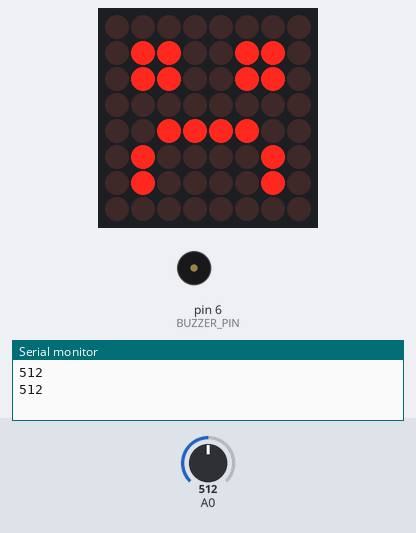
The sketch below on a simulated Arduino Uno, built with avr-gcc and run on an emulated ATmega328P. Parts: 8×8 LED matrix, buzzer (waves = sounding), the last lines printed to the serial monitor. Wiring (inferred from the names in the program): MAX7219 LED driver (orientation assumed): data pin 2; clock pin 4; CS pin 3. The inputs (shaded band) are chosen by the test bench; at power-on: A0 = 512.

Above: at 1.8 s.
1.9 s: A0 set to 491
At 2.3 s:
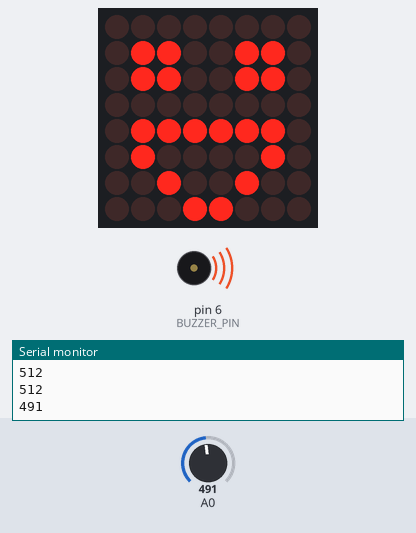
At 3.17 s:
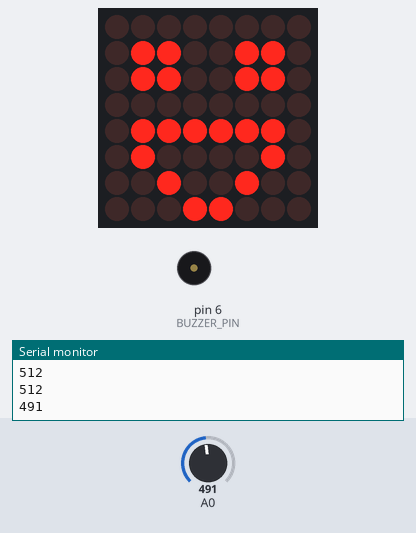
5.0 s: A0 set to 510
At 11.6 s:
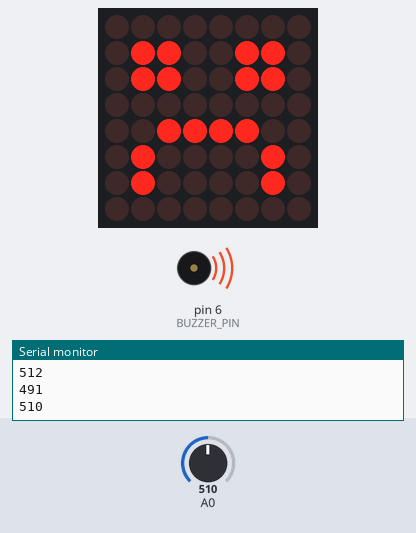
Timing chart, 0 to 13.1 s (numbered marks = the images above; inputs shaded):
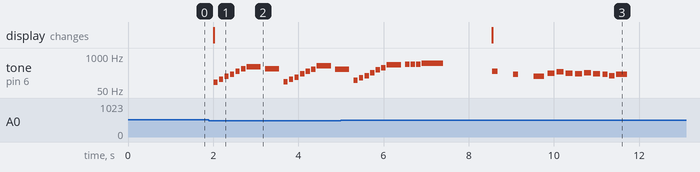

Measured:
- the behaviour switches between 501 and 500 on A0 (found by bisection; images 0 and 1)
- after the input at 1.9 s, tone on pin 6 (BUZZER_PIN): plays 98 Hz for 0.10 s, 131 Hz for 0.10 s, 165 Hz for 0.10 s, 196 Hz for 0.10 s, 262 Hz for 0.10 s, 330 Hz for 0.10 s … (16 notes in this stretch), starting after 0.11 s; the display: changes after 0.11 s (image 1)
- after the input at 5.0 s, the display: changes after 3.6 s (image 3)

The sketch:

plant_emoji.ino
```cpp
//Put the following code into arduino
#include <NewTone.h>
#include "plant_emoji.h"

long soilhumid;
int dataIn = 2;
int load = 3;
int clock = 4;

float sinVal;
int toneVal;
int alarmDuration = 0;
bool lowOnMoisture = true;


int e = 0;

void setup()
{
  Serial.begin(9600);
  pinMode(dataIn, OUTPUT);
  pinMode(clock, OUTPUT);
  pinMode(load, OUTPUT);
  pinMode(A0, INPUT);

  maxAll(max7219_reg_scanLimit, 0x07);
  maxAll(max7219_reg_decodeMode, 0x00);
  maxAll(max7219_reg_shutdown, 0x01);
  maxAll(max7219_reg_displayTest, 0x00);

  for (e=1; e<=8; e++) { maxAll(e,0); }
  maxAll(max7219_reg_intensity, 0x0f & 0x0f);
  pinMode(BUZZER_PIN, OUTPUT);
  soilhumid = 0;
}

void loop()
{

  // detect soil humidity
  soilhumid = analogRead(A0);
  Serial.println(soilhumid);

  // lack water
  if (soilhumid > HUMIDITY_THRESHOLD) {

    // sad face
    maxSingle(1,0); maxSingle(2,102); maxSingle(3,102); maxSingle(4,0); maxSingle(5,60); maxSingle(6,66); maxSingle(7,66); maxSingle(8,0);

    // Play the low humidity song
    if (lowOnMoisture == false) {
      playMusic(gameover);
      lowOnMoisture = true;
    }


  } else {

    // happy face
    maxSingle(1,0); maxSingle(2,102); maxSingle(3,102); maxSingle(4,0); maxSingle(5,126); maxSingle(6,66); maxSingle(7,36); maxSingle(8,24);// buzzer off


    // Indicate, via the Mario theme, we are good on humidity again
    if (lowOnMoisture == true) {
      playMusic(flagpole);
      lowOnMoisture = false;
    }

  }

  delay(1000);
}

// Borrowed these note arrays from https://github.com/tsukisan/Arduino/tree/master/WiiClassicSoundboard
void playMusic(const int *song) {
  if (song != NULL) {
    int numberOfNotes = song[0];

    for(int i = 1; i < (numberOfNotes * 2); i += 2) {
      int note =  song[i];
      int duration = song[i + 1];

      int durationMs = 1000 / duration;

      tone(BUZZER_PIN, note, durationMs);
      delay(durationMs * 1.30);
      noTone(BUZZER_PIN);
    }
  }
}

void putByte(byte data) {
  byte i = 8;
  byte mask;

  while(i > 0) {
    mask = 0x01 << (i - 1); // get bitmask
    digitalWrite( clock, LOW); // tick

    if (data & mask) { // choose bit
      digitalWrite(dataIn, HIGH);// send 1
    }else{
      digitalWrite(dataIn, LOW); // send 0
    }

    digitalWrite(clock, HIGH); // tock
    --i; // move to lesser bit
  }
}

void maxAll(byte reg, byte col) {
  digitalWrite(load, LOW); // begin
  putByte(reg); // specify register
  putByte(col);//((data & 0x01) * 256) + data >> 1); // put data
  digitalWrite(load, LOW);
  digitalWrite(load,HIGH);
}

void maxSingle(byte reg, byte col) {
  digitalWrite(load, LOW); // begin
  putByte(reg); // specify register
  putByte(col);//((data & 0x01) * 256) + data >> 1); // put data
  digitalWrite(load, LOW); // and load da stuff
  digitalWrite(load,HIGH);
}
```

plant_emoji.h
```cpp
#define TRANSTION_TIME     2000
#define MAX_ALARM_DURATION 10000
#define BUZZER_PIN         6
#define HUMIDITY_THRESHOLD 500

byte max7219_reg_noop = 0x00;
byte max7219_reg_digit0 = 0x01;
byte max7219_reg_digit1 = 0x02;
byte max7219_reg_digit2 = 0x03;
byte max7219_reg_digit3 = 0x04;
byte max7219_reg_digit4 = 0x05;
byte max7219_reg_digit5 = 0x06;
byte max7219_reg_digit6 = 0x07;
byte max7219_reg_digit7 = 0x08;
byte max7219_reg_decodeMode = 0x09;
byte max7219_reg_intensity = 0x0a;
byte max7219_reg_scanLimit = 0x0b;
byte max7219_reg_shutdown = 0x0c;
byte max7219_reg_displayTest = 0x0f;

#define NOTE_H   0
#define NOTE_B0  31
#define NOTE_C1  33
#define NOTE_CS1 35
#define NOTE_D1  37
#define NOTE_DS1 39
#define NOTE_E1  41
#define NOTE_F1  44
#define NOTE_FS1 46
#define NOTE_G1  49
#define NOTE_GS1 52
#define NOTE_A1  55
#define NOTE_AS1 58
#define NOTE_B1  62
#define NOTE_C2  65
#define NOTE_CS2 69
#define NOTE_D2  73
#define NOTE_DS2 78
#define NOTE_E2  82
#define NOTE_F2  87
#define NOTE_FS2 93
#define NOTE_G2  98
#define NOTE_GS2 104
#define NOTE_A2  110
#define NOTE_AS2 117
#define NOTE_B2  123
#define NOTE_C3  131
#define NOTE_CS3 139
#define NOTE_D3  147
#define NOTE_DS3 156
#define NOTE_E3  165
#define NOTE_F3  175
#define NOTE_FS3 185
#define NOTE_G3  196
#define NOTE_GS3 208
#define NOTE_A3  220
#define NOTE_AS3 233
#define NOTE_B3  247
#define NOTE_C4  262
#define NOTE_CS4 277
#define NOTE_D4  294
#define NOTE_DS4 311
#define NOTE_E4  330
#define NOTE_F4  349
#define NOTE_FS4 370
#define NOTE_G4  392
#define NOTE_GS4 415
#define NOTE_A4  440
#define NOTE_AS4 466
#define NOTE_B4  494
#define NOTE_C5  523
#define NOTE_CS5 554
#define NOTE_D5  587
#define NOTE_DS5 622
#define NOTE_E5  659
#define NOTE_F5  698
#define NOTE_FS5 740
#define NOTE_G5  784
#define NOTE_GS5 831
#define NOTE_A5  880
#define NOTE_AS5 932
#define NOTE_B5  988
#define NOTE_C6  1047
#define NOTE_CS6 1109
#define NOTE_D6  1175
#define NOTE_DS6 1245
#define NOTE_E6  1319
#define NOTE_F6  1397
#define NOTE_FS6 1480
#define NOTE_G6  1568
#define NOTE_GS6 1661
#define NOTE_A6  1760
#define NOTE_AS6 1865
#define NOTE_B6  1976
#define NOTE_C7  2093
#define NOTE_CS7 2217
#define NOTE_D7  2349
#define NOTE_DS7 2489
#define NOTE_E7  2637
#define NOTE_F7  2794
#define NOTE_FS7 2960
#define NOTE_G7  3136
#define NOTE_GS7 3322
#define NOTE_A7  3520
#define NOTE_AS7 3729
#define NOTE_B7  3951
#define NOTE_C8  4186
#define NOTE_CS8 4435
#define NOTE_D8  4699
#define NOTE_DS8 4978


// Borrowed these note arrays from https://github.com/tsukisan/Arduino/tree/master/WiiClassicSoundboard
const int theme[] = {11,                                                  // Array for Theme song
  NOTE_E4, 8, NOTE_E4, 8, NOTE_H, 8, NOTE_E4, 8, NOTE_H, 8, NOTE_C4, 8, NOTE_E4, 8, NOTE_H, 8, NOTE_G4, 8, NOTE_H, 3, NOTE_G3, 8};
const int life[] = {6,                                                    // Array for 1-up sound effect
  NOTE_E5, 10, NOTE_G5, 10, NOTE_E6, 10, NOTE_C6, 10, NOTE_D6, 10, NOTE_G6, 10};
const int flagpole[] = {27,                                               // Array for Flag pole sound effect & song
  NOTE_G2, 10, NOTE_C3, 10, NOTE_E3, 10, NOTE_G3, 10, NOTE_C4, 10, NOTE_E4, 10, NOTE_G4, 3, NOTE_E4, 3, NOTE_GS2, 10, NOTE_C3, 10,
  NOTE_DS3, 10, NOTE_GS3, 10, NOTE_C4, 10, NOTE_DS4, 10, NOTE_GS4, 3, NOTE_DS4, 3, NOTE_AS2, 10, NOTE_D3, 10, NOTE_F3, 10,
  NOTE_AS3, 10, NOTE_D4, 10, NOTE_F4, 10, NOTE_AS4, 3, NOTE_B4, 10, NOTE_B4, 10, NOTE_B4, 10, NOTE_C5, 2};
const int death[] = {17,                                                  // Array for Death sound effect & song
  NOTE_C4, 32, NOTE_CS4, 32, NOTE_D4, 16, NOTE_H, 4, NOTE_H, 2, NOTE_B3, 8, NOTE_F4, 8, NOTE_H, 8, NOTE_F4, 8, NOTE_F4, 6,
  NOTE_E4, 6, NOTE_D4, 6, NOTE_C4, 8, NOTE_E3, 8, NOTE_H, 8, NOTE_E3, 8, NOTE_C3, 8};
const int gameover[] = {15,                                               // Array for Game over song
  NOTE_C4, 8, NOTE_H, 8, NOTE_H, 8, NOTE_G3, 8, NOTE_H, 4, NOTE_E3, 4, NOTE_A3, 6, NOTE_B3, 6, NOTE_A3, 6, NOTE_GS3, 6, NOTE_AS3, 6,
  NOTE_GS3, 6, NOTE_G3, 8, NOTE_F3, 8, NOTE_G3, 4};
```
